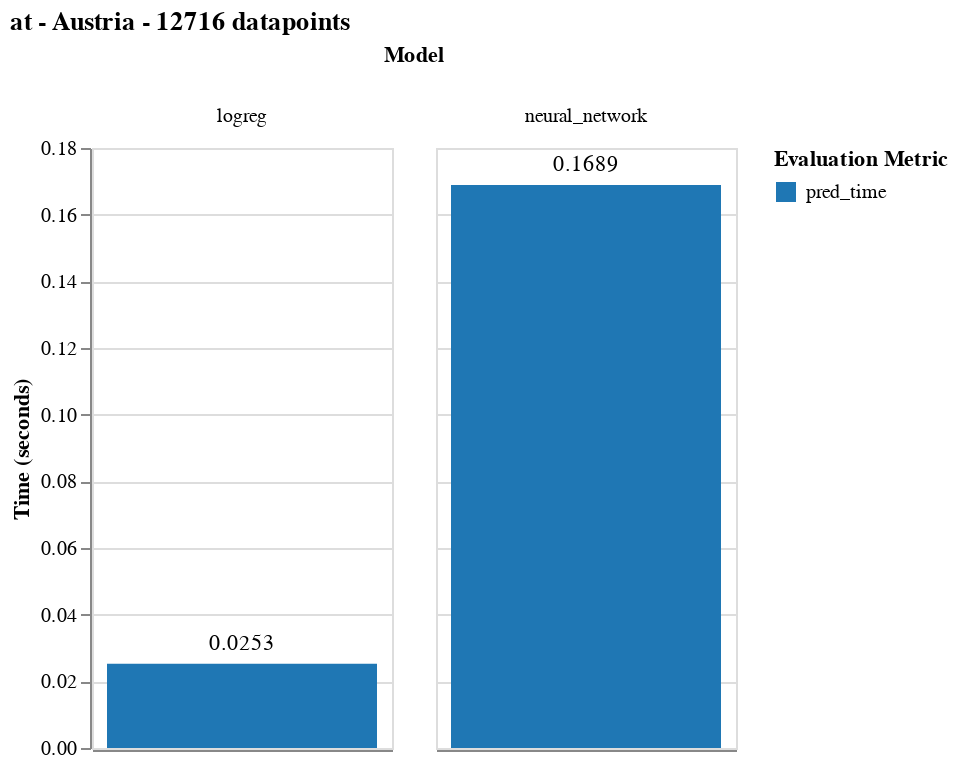
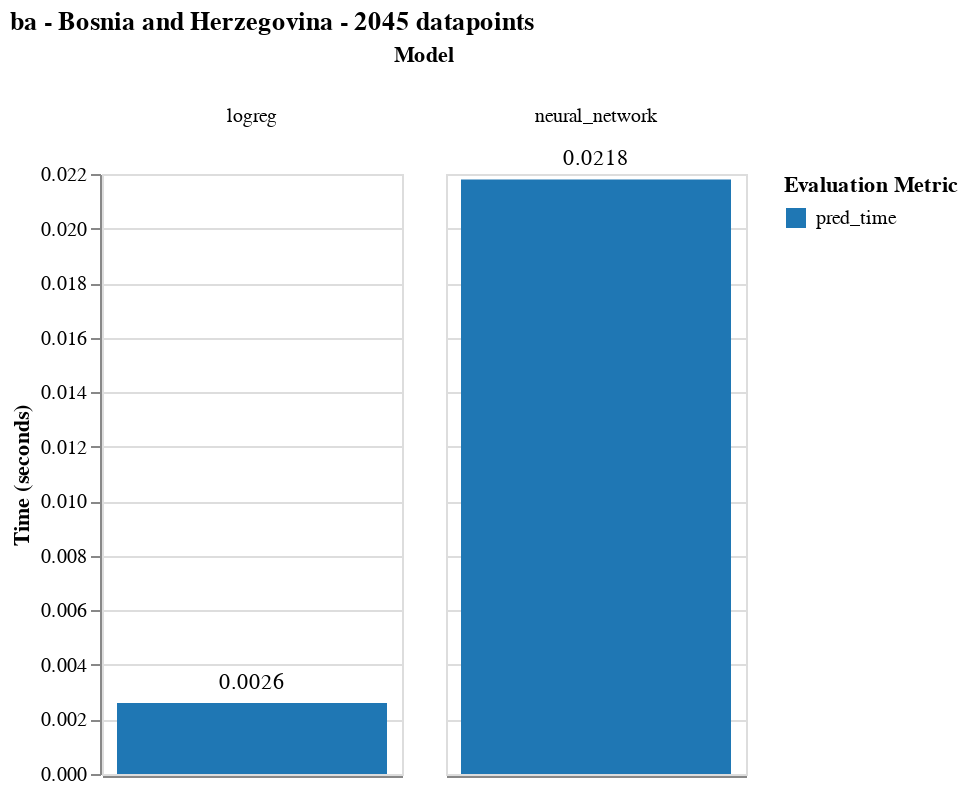
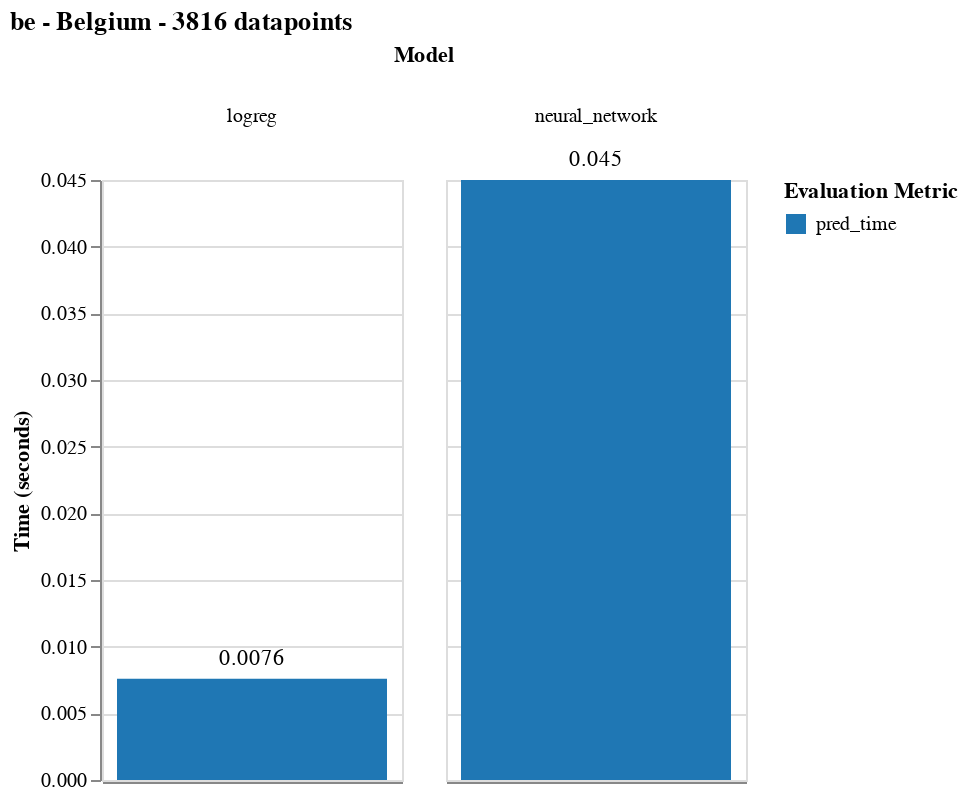

Notebook source saved alongside these figures, in order:
### Code cell
# Plot performance of the two languages

def plot_efficiency(file_name: Path, all_results: dict):

    data = load_data(folder_path="data/train/power/", file_list=[file_name], text_head='text_en')
    test_size = all_results[file_name]["neural_network"]["n_samples"]

    country_code = Path(file_name).stem.replace('power-', '').replace('-train', '')
    country_name = mapping_dict[country_code]

    plot_df = pd.DataFrame({
        "model": ['neural_network', 'logreg'],
        # "train_time": [round(all_results[file_name]["neural_network"]["train_time"], 4), round(all_results[file_name]["logreg"]["train_time"], 4)],
        "pred_time": [round(all_results[file_name]["neural_network"]["pred_time"], 4), round(all_results[file_name]["logreg"]["pred_time"], 4)],
    }).melt(id_vars="model")

    bar_chart = alt.Chart().mark_bar().encode(
        color=alt.Color('variable:N', scale=alt.Scale(scheme='category20'), title='Evaluation Metric', sort = None)
    ).properties(width = 150, height = 300)

    text = alt.Chart().mark_text(
        align='center',
        yOffset=-10
    ).encode(
        text=alt.Text('value:Q'),
        
    ).properties(width = 150, height = 300)

    full_chart = alt.layer(bar_chart, text, data=plot_df).encode(
        x = alt.X('variable:N', axis = alt.Axis(title = '', labels = False, ticks = False), sort = None, ),
        y = alt.Y('value:Q', axis = alt.Axis(title = 'Time (seconds)')),
    ).facet(
        column=alt.Column('model:N', title='Model', sort = None),
    ).properties(
        title = f"{country_code} - {country_name} - {len(data) - test_size} datapoints"
    )

    full_chart.show()

for country in all_results.keys():
    plot_efficiency(country, all_results)

### Figure 1 — Vega-Lite specification as saved in the notebook (floating-point values rounded to 4 significant figures)
{"config": {"view": {"continuousWidth": 300, "continuousHeight": 300}}, "data": {"name": "data-ab76a32ceda73968df63209950582b42"}, "facet": {"column": {"field": "model", "sort": null, "title": "Model", "type": "nominal"}}, "spec": {"layer": [{"mark": {"type": "bar"}, "encoding": {"color": {"field": "variable", "scale": {"scheme": "category20"}, "sort": null, "title": "Evaluation Metric", "type": "nominal"}}}, {"mark": {"type": "text", "align": "center", "yOffset": -10}, "encoding": {"text": {"field": "value", "type": "quantitative"}}}], "encoding": {"x": {"axis": {"labels": false, "ticks": false, "title": ""}, "field": "variable", "sort": null, "type": "nominal"}, "y": {"axis": {"title": "Time (seconds)"}, "field": "value", "type": "quantitative"}}, "height": 300, "width": 150}, "title": "at - Austria - 12716 datapoints", "$schema": "https://vega.github.io/schema/vega-lite/v5.17.0.json", "datasets": {"data-ab76a32ceda73968df63209950582b42": [{"model": "neural_network", "variable": "pred_time", "value": 0.1689}, {"model": "logreg", "variable": "pred_time", "value": 0.0253}]}}

### Figure 2 — Vega-Lite specification as saved in the notebook (floating-point values rounded to 4 significant figures)
{"config": {"view": {"continuousWidth": 300, "continuousHeight": 300}}, "data": {"name": "data-fa58e52464a296e6567594b000bb6b9e"}, "facet": {"column": {"field": "model", "sort": null, "title": "Model", "type": "nominal"}}, "spec": {"layer": [{"mark": {"type": "bar"}, "encoding": {"color": {"field": "variable", "scale": {"scheme": "category20"}, "sort": null, "title": "Evaluation Metric", "type": "nominal"}}}, {"mark": {"type": "text", "align": "center", "yOffset": -10}, "encoding": {"text": {"field": "value", "type": "quantitative"}}}], "encoding": {"x": {"axis": {"labels": false, "ticks": false, "title": ""}, "field": "variable", "sort": null, "type": "nominal"}, "y": {"axis": {"title": "Time (seconds)"}, "field": "value", "type": "quantitative"}}, "height": 300, "width": 150}, "title": "ba - Bosnia and Herzegovina - 2045 datapoints", "$schema": "https://vega.github.io/schema/vega-lite/v5.17.0.json", "datasets": {"data-fa58e52464a296e6567594b000bb6b9e": [{"model": "neural_network", "variable": "pred_time", "value": 0.0218}, {"model": "logreg", "variable": "pred_time", "value": 0.0026}]}}

### Figure 3 — Vega-Lite specification as saved in the notebook (floating-point values rounded to 4 significant figures)
{"config": {"view": {"continuousWidth": 300, "continuousHeight": 300}}, "data": {"name": "data-c9fcec16c53b54ce9c4afd3839dac0d6"}, "facet": {"column": {"field": "model", "sort": null, "title": "Model", "type": "nominal"}}, "spec": {"layer": [{"mark": {"type": "bar"}, "encoding": {"color": {"field": "variable", "scale": {"scheme": "category20"}, "sort": null, "title": "Evaluation Metric", "type": "nominal"}}}, {"mark": {"type": "text", "align": "center", "yOffset": -10}, "encoding": {"text": {"field": "value", "type": "quantitative"}}}], "encoding": {"x": {"axis": {"labels": false, "ticks": false, "title": ""}, "field": "variable", "sort": null, "type": "nominal"}, "y": {"axis": {"title": "Time (seconds)"}, "field": "value", "type": "quantitative"}}, "height": 300, "width": 150}, "title": "be - Belgium - 3816 datapoints", "$schema": "https://vega.github.io/schema/vega-lite/v5.17.0.json", "datasets": {"data-c9fcec16c53b54ce9c4afd3839dac0d6": [{"model": "neural_network", "variable": "pred_time", "value": 0.045}, {"model": "logreg", "variable": "pred_time", "value": 0.0076}]}}
